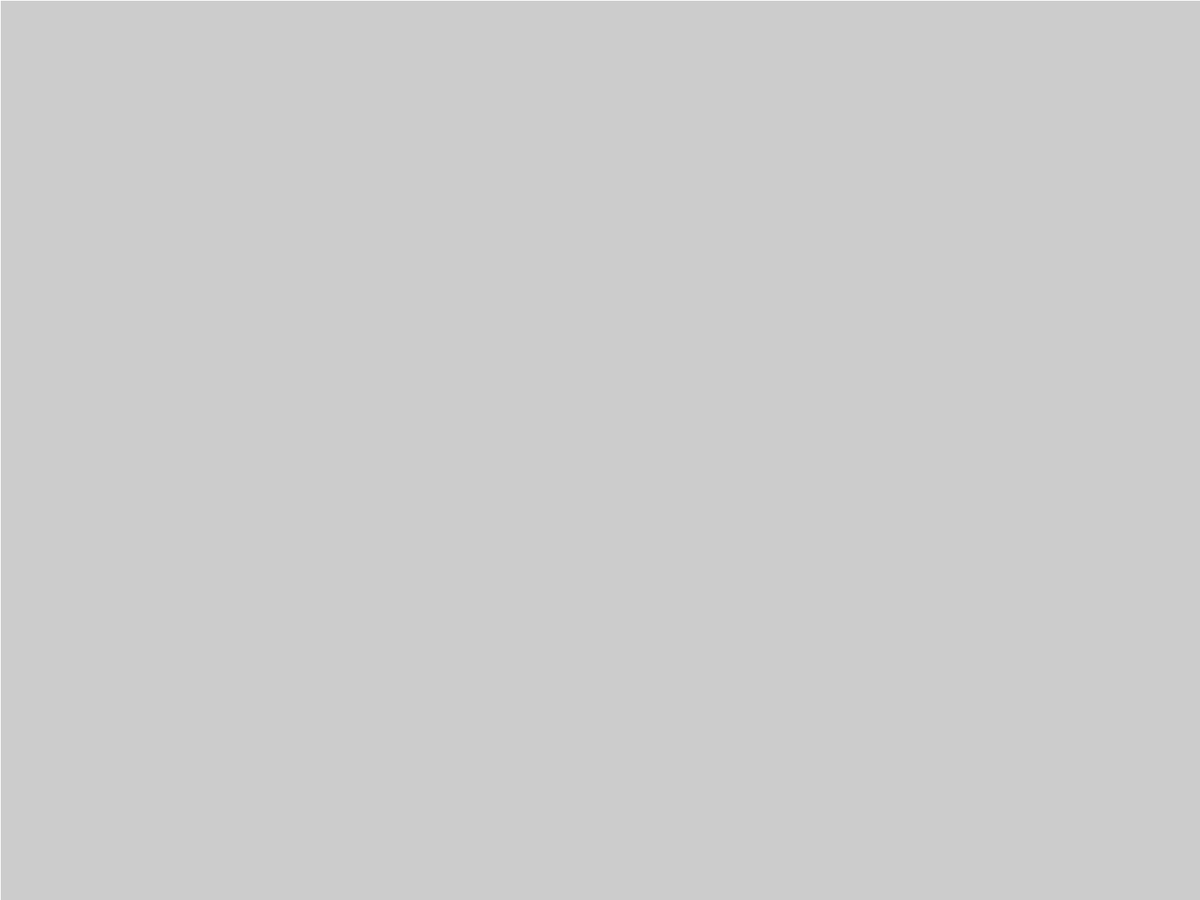
Frame 1 (no input)
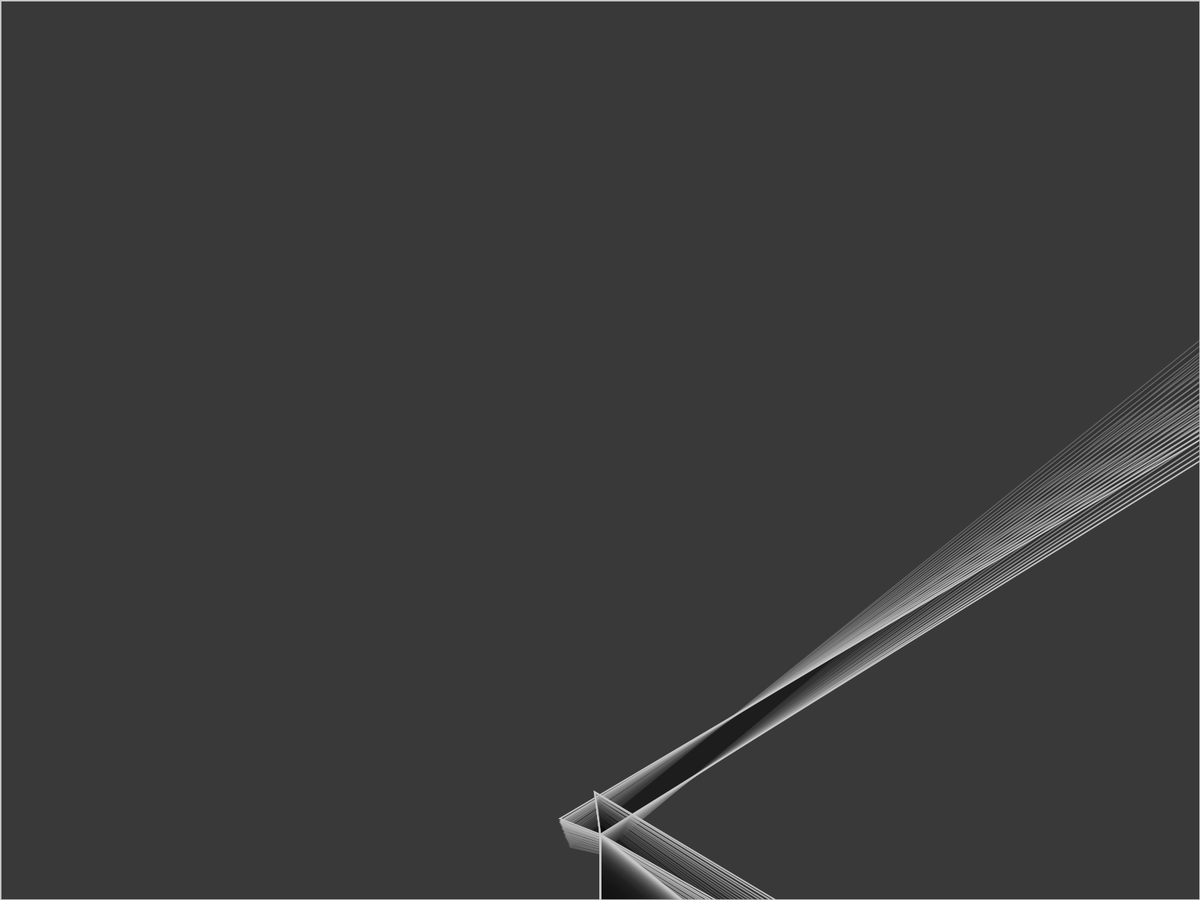
Frame 60 (the mouse pressed at the canvas centre just before this capture)
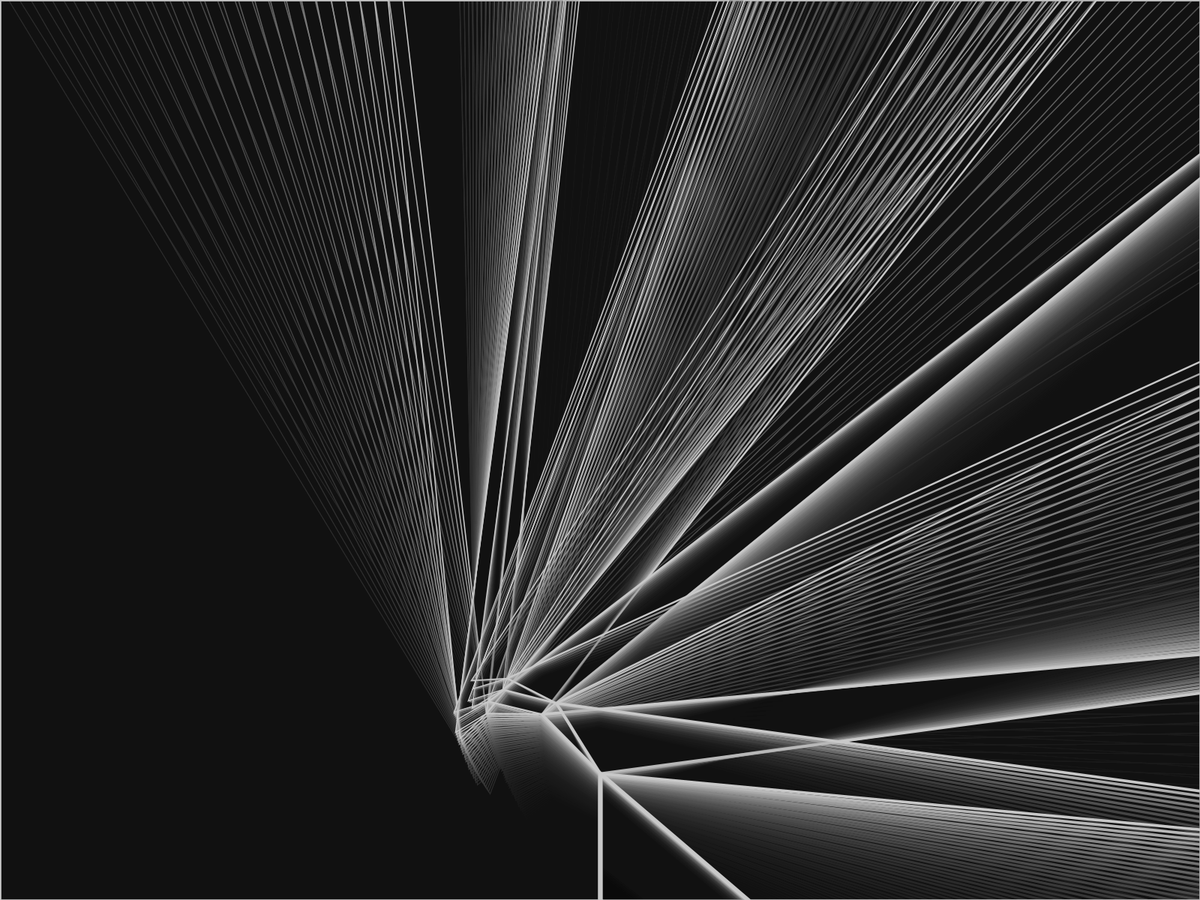
Frame 120 (the mouse held since frame 60 and released just before this capture)

The Processing sketch that drew these frames (run headless with seeded random() and noise(); from frame 60 on, the mouse is pressed at the canvas centre):

// Processing sketch: E_tree
// ── E_tree.pde
/*
* NOTA IMPORTANTE: Los colores son demasiado brillosos, podrían ser demasiado intensos para algunos :v
*/

float angle = PI/9;
float t = 0;
float size = 200;
float centerY, centerX;

void setup() {
  fullScreen();
  centerX = width/2;
  centerY = height/2;
  stroke(255);
  colorMode(HSB);
}

void draw() {
  update();
  translate(centerX, height);
  branch(size);
}

void update() {
  // Cleaner
  //fill(0, 0, 10, 30);
  fill(0,0,10,abs(sin(t)*40));
  rect(0,0,width,height);
  // 
  angle = abs(sin(t)*PI/2)-0.33;
  size = abs(sin(t)*300);
  t += 0.005;
}

void branch(float len) {
  stroke(0, 0, 200);
  strokeWeight(len/30);
  quad(0, 0, 0, -len, width, height, 0,0);
  translate(0, -len);
  // Si seguimos la regla del conjunto de Cantor, el tamaño de las nuevas iteraciones es igual a 2/3 = 0.66
  len *= 0.66;
  // La función se llamará recursivamente mientras la longitud de la rama sea mayor a 3
  // Esta validación podría cambiarse por un número máximo de iteraciones
  if (len > 40) {
    drawBranch(angle + 250, len);
    drawBranch(-angle, len);
  }
}

void drawBranch(float angle, float len) {
  // Guardar estado de transformación de la rama. (Rotación, traslación)
  pushMatrix();
  rotate(angle);
  branch(len);
  popMatrix();
}
